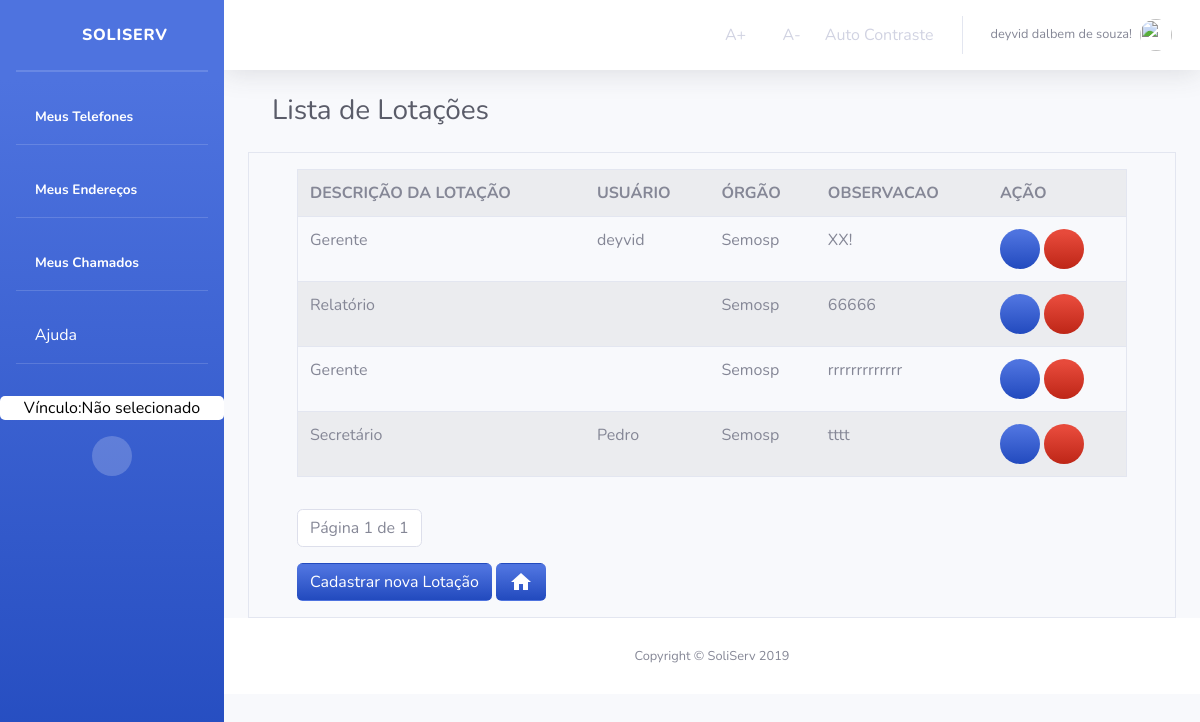
The app's page /Orgao/listarLotacoes/ (signed in), older data.
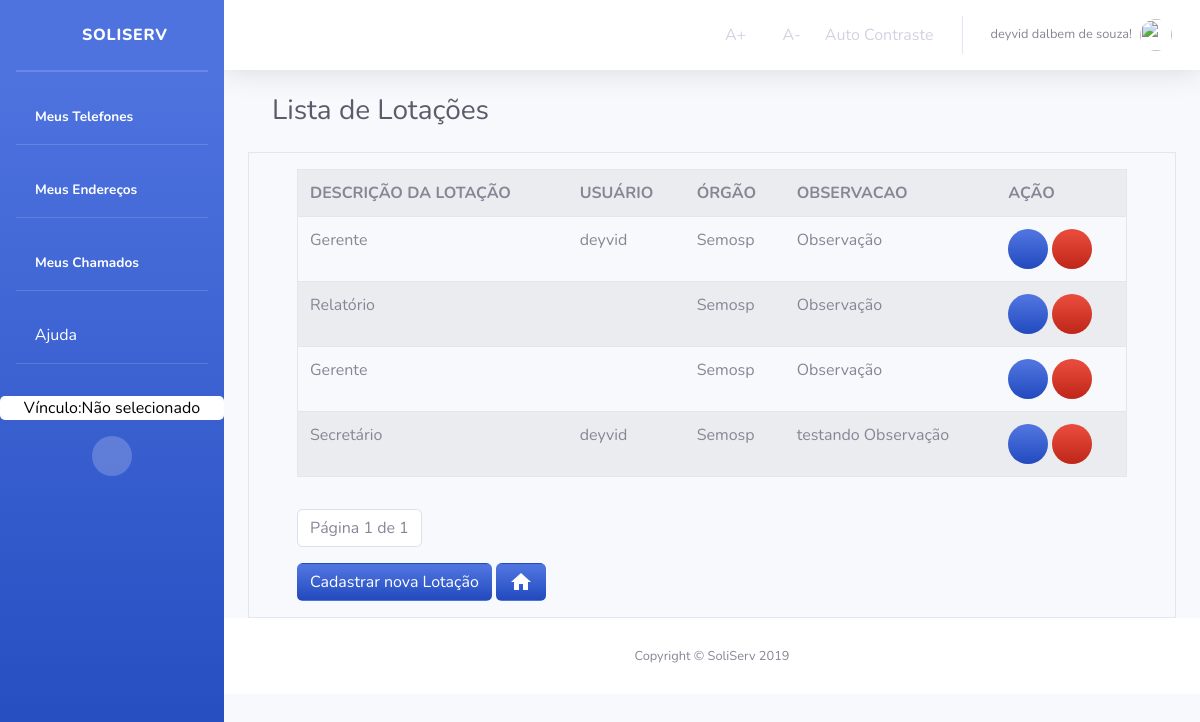
The same page, newer data.
### Orgao/models.py (models this page shows, shortened)
class Lotacao(models.Model):
    observacao = models.CharField('OBSERVAÇÃO', max_length=45)
    idTipoLotacao = models.ForeignKey(
        TipoLotacao, on_delete=models.CASCADE, verbose_name="TIPO LOTAÇÃO")
    idUsuario = models.ForeignKey(
        User, on_delete=models.CASCADE, verbose_name="USUÁRIO")
    idOrgao = models.ForeignKey(
        Orgao, on_delete=models.CASCADE, verbose_name="ÓRGÃO")
    class Meta:
        verbose_name = "Lotacao"
        verbose_name_plural = "Lotacao"

class TipoLotacao(models.Model):
    descricao = models.CharField('DESCRIÇÃO', max_length=45)
    class Meta:
        verbose_name = "TipoLotacao"
        verbose_name_plural = "TiposLotacao"

class Orgao(models.Model):
    nomeOrgao = models.CharField('NOME ORGÃO', max_length=45)
    descricao = models.CharField('DESCRIÇÃO', max_length=100)
    emailOrgao = models.CharField('EMAIL ORGÃO', max_length=45)
    nomeResponsavelOrgao = models.CharField(
        'RESPONSÁVEL PELO ÓRGÃO', max_length=45)
    enderecoOrgao = models.CharField(
        'ENDERECO ORGÃO', max_length=45, default="")
    telefoneOrgao = models.IntegerField('TELEFONE ORGÃO')
    class Meta:
        verbose_name = "Orgao"
        verbose_name_plural = "Orgao"

### Orgao/views.py (the view)
# urls.py: path('listarLotacoes/', views.LotacaoList, name='lista_lotacao'),
def LotacaoList(request):
    if not request.user.has_perm('Lotacao.add_Lotacao'):
        return render(request, 'Orgao/bloqueioDeAcesso.html')
    else:
        if not request.user.is_authenticated:
            return render(request, 'Usuario/acessoNegado.html')
        else:
            lotacao_list = Lotacao.objects.all()
            paginator = Paginator(lotacao_list, 6)
            page = request.GET.get('page')
            lotacao_list = paginator.get_page(page)
            context = {'lotacao_list': lotacao_list}
            if not request.user.is_authenticated:
                return render(request, 'Usuario/acessoNegado.html')
            else:
                return render(request, 'Lotacao/lotacaoList.html', context)

### Orgao/templates/Lotacao/lotacaoList.html (shortened to what this page needs)
{% extends "sistemaDeGestaoDeServicosPublicos/index1.html" %}
{% block titulo %}
Lista de Lotações
{% endblock titulo %}
{% block centro %}
<main id="Orgao" class="container border">
    <div class="container">
        {% block centroOrgao %}
        <form style="overflow-x: auto;">
            {% if lotacao_list %}
            <table class="table table-striped border mt-3">
                <tr>
                    <th>DESCRIÇÃO DA LOTAÇÃO</th>
                    <th>USUÁRIO</th>
                    <th>ÓRGÃO</th>
                    <th>OBSERVACAO</th>
                    <th>AÇÃO</th>
                </tr>
                {% for lotacao in lotacao_list %}
                <tr>
                    <td>
                        <a>
                            {{lotacao.idTipoLotacao.descricao}}
                        </a>
                    </td>
                    <td>{{lotacao.idUsuario.first_name}}</td>
                    <td>{{lotacao.idOrgao.nomeOrgao}}</td>
                    <td>{{lotacao.observacao}}</td>
                    <td>
                            <a  href="{% url 'Orgao:lotacao_atualizar' lotacao.id %}" class="bg-gradient-primary text-white btn-circle"title="Editar Lotação">
                                <i class="fas fa-edit"></i>
                            </a>
                        <a  href="{% url 'Orgao:lotacao_deletar' lotacao.id %}" class="bg-gradient-danger text-white btn-circle"title="Excluir Lotação">
                            <i class="fas fa-trash"></i>
                        </a>
                    </td>
                </tr>
                {% endfor %}
                {% else %}
                <div class="alert alert-danger mt-3">
                    Não há Dados Cadastrados!
                </div>
                {% endif %}
            </table>
        </form>
        <nav aria-label="text-left pagination  ">
            <ul class="pagination ">
                <li class="page-item disabled">
                    <a class="page-link" href="#">
                        Página {{ lotacao_list.number }} de
                        {{ lotacao_list.paginator.num_pages }}
                    </a>
                </li>
            </ul>
        </nav>
        <a class="btn  mb-3  bg-gradient-primary text-white"  href="{% url 'Orgao:cadastro_Lotacao'%}"
            title="cadastrar nova Lotação">
            Cadastrar nova Lotação
        </a>
        <a class="btn  mb-3  bg-gradient-primary text-white"  href="{% url 'Orgao:orgao_index'%}"
            title="Voltar a HomePage">
            <i class="material-icons">home</i>
        </a>
</main>
{% endblock %}
</div>
{% endblock %}

Row changes from the older to the newer data that the page shows:
changed Lotacao (number 1 of 4 on the later page): observacao "XX!" → "Observação"
changed Lotacao "Relatório": observacao "66666" → "Observação"
changed Lotacao (number 3 of 4 on the later page): observacao "rrrrrrrrrrrrr" → "Observação"
changed Lotacao "Secretário": idUsuario.first_name "Pedro" → "deyvid"; observacao "tttt" → "testando Observação"
